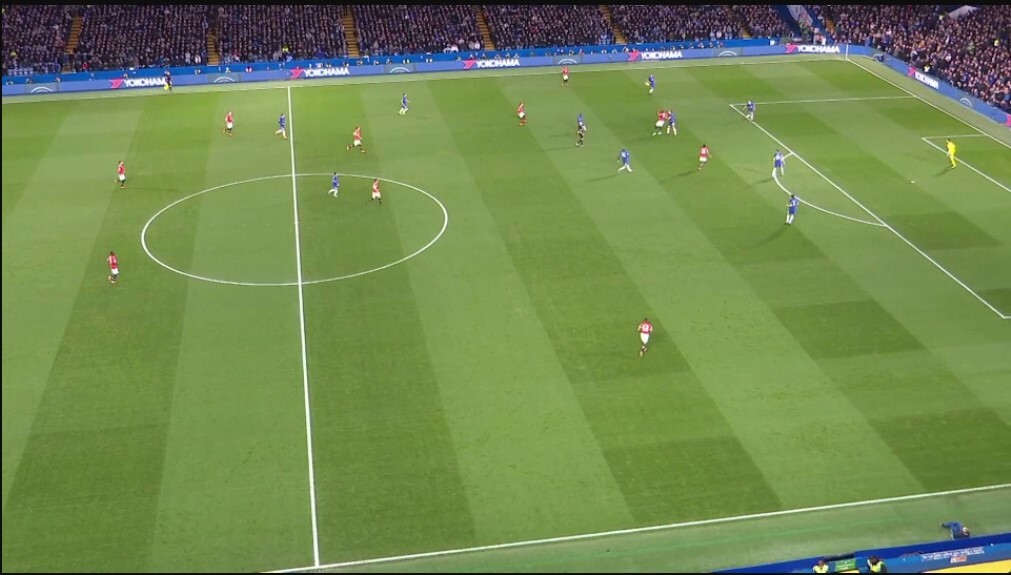
#> input picture test/FA CUP FIELD LINES IV.jpg, 1011 x 575 px, found by its file name
$ python tmp.py
#> lines starting #> are read from the running program, lines starting #| are printed output that depends on the picture; after the words box and inside, x2 and y2 are one past the last pixel; in counts of white or black regions, pixels touching at a corner belong together
# Necessary imports

import matplotlib.pyplot as plt

import numpy as np

import cv2


def show_image(msg, img):
    cv2.imshow(msg, img)
    while 1:
        k = cv2.waitKey(0)
        if k == 27:
            break
    cv2.destroyWindow(msg)


# Draw the lines represented in the hough accumulator on the original image
def drawhoughLinesOnImage(image, houghLines):
    for line in houghLines:
        for rho, theta in line:
            a = np.cos(theta)
            b = np.sin(theta)
            x0 = a * rho
            y0 = b * rho
            x1 = int(x0 + 1000 * (-b))
            y1 = int(y0 + 1000 * (a))
            x2 = int(x0 - 1000 * (-b))
            y2 = int(y0 - 1000 * (a))
            cv2.line(image, (x1, y1), (x2, y2), (0, 255, 0), 2)


# Different weights are added to the image to give a feeling of blending
def blend_images(image, final_image, alpha=0.7, beta=1., gamma=0.):
    return cv2.addWeighted(final_image, alpha, image, beta, gamma)

def extract(img, lower_range, upper_range):
    lower_color = np.array(lower_range)
    upper_color = np.array(upper_range)
    hsv = cv2.cvtColor(img, cv2.COLOR_BGR2HSV)
    mask = cv2.inRange(hsv, lower_color, upper_color)
    res = cv2.bitwise_and(img, img, mask=mask)
    res = cv2.cvtColor(res, cv2.COLOR_HSV2BGR)
    res = cv2.cvtColor(res, cv2.COLOR_BGR2GRAY)
    return res

def houghLines(image):
    gray_image = cv2.cvtColor(image, cv2.COLOR_RGB2GRAY)
    blurredImage = cv2.GaussianBlur(gray_image, (5, 5), 0)
    edgeImage = cv2.Canny(blurredImage, 50, 120)

    grass_field = extract(image, [35, 100, 100], [45, 255, 255])
    edgeImage2 = cv2.Canny(grass_field, 50, 120)
    # Detect points that form a line
    dis_reso = 1  # Distance resolution in pixels of the Hough grid
    theta = np.pi / 180  # Angular resolution in radians of the Hough grid
    threshold = 170  # minimum no of votes
    houghLines = cv2.HoughLines(edgeImage2, dis_reso, theta, threshold)
    houghLinesImage = np.zeros_like(image)  # create and empty image
    drawhoughLinesOnImage(houghLinesImage, houghLines)  # draw the lines on the empty image
    orginalImageWithHoughLines = blend_images(houghLinesImage, image) # add two images together, using image blending
    return edgeImage, orginalImageWithHoughLines


img = cv2.imread("FA CUP FIELD LINES IV.jpg")  # load image in grayscale
#> img is the input picture: shape (575, 1011, 3); mean B, G, R 80.5, 136.8, 113.9
edge_img, img_with_hough_lines = houghLines(img)
#> in houghLines, `gray_image = cv2.cvtColor(image, cv2.COLOR_RGB2GRAY)`:
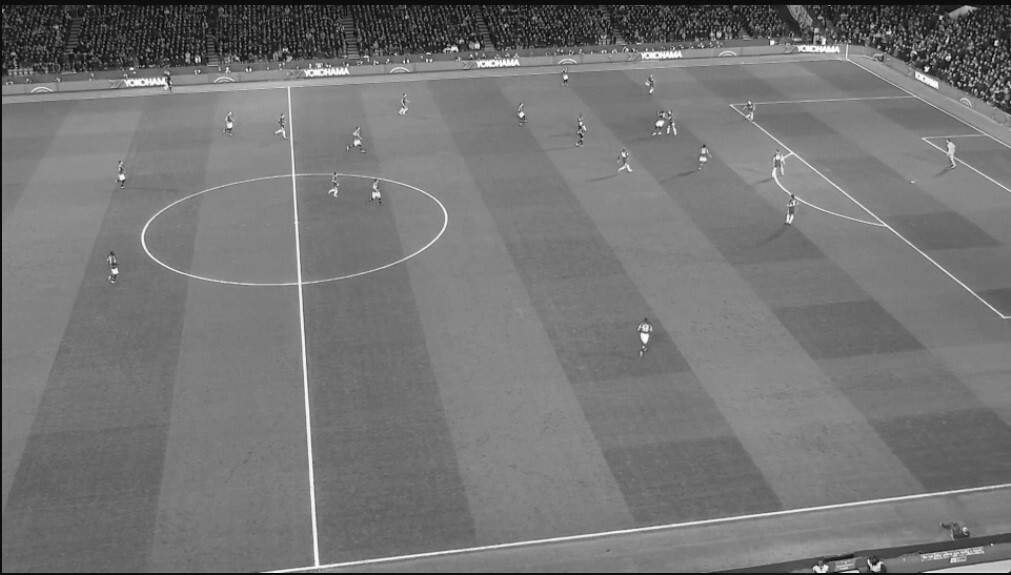
#> gray_image: shape (575, 1011); min 2, max 255, mean 117.4
#> in houghLines, `edgeImage = cv2.Canny(blurredImage, 50, 120)`:
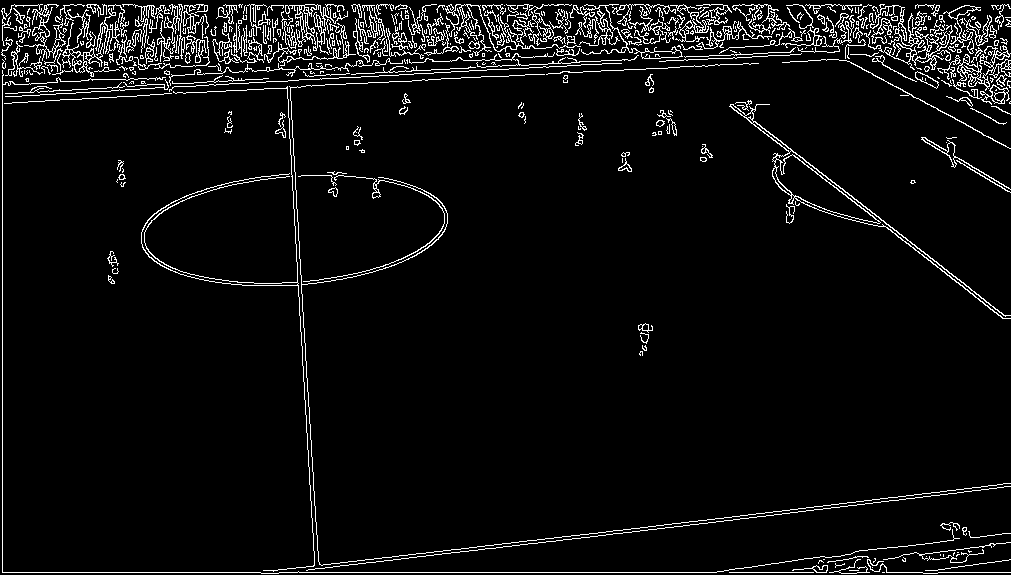
#> edgeImage: shape (575, 1011); 5.2% white in thin lines or dots
#> in extract, `hsv = cv2.cvtColor(img, cv2.COLOR_BGR2HSV)`: hsv: shape (575, 1011, 3); mean H, S, V 54.1, 119.5, 141.4
#> in extract, `mask = cv2.inRange(hsv, lower_color, upper_color)`:
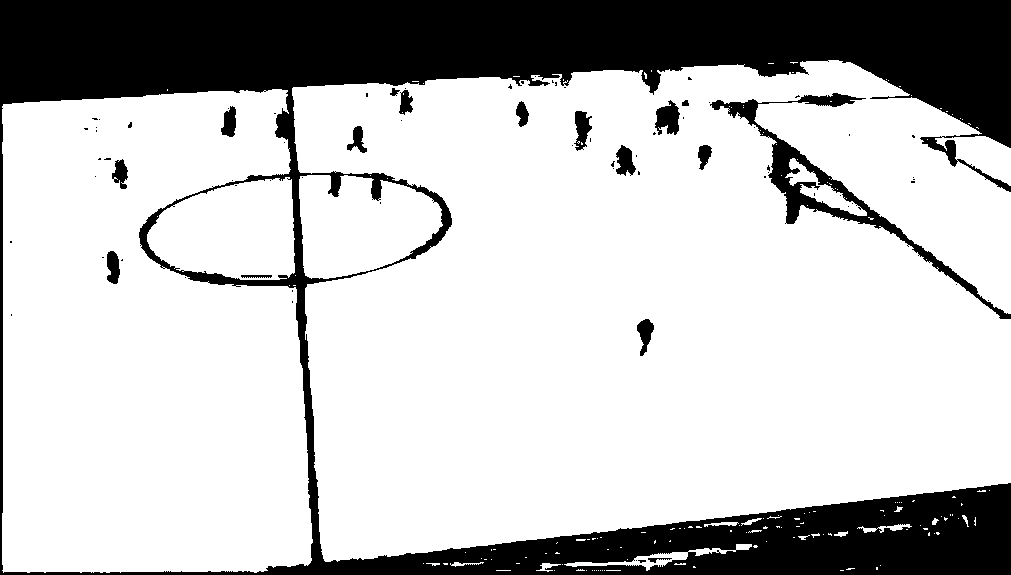
#> mask: shape (575, 1011); 75.7% white; 78 black regions (61 under 20 px), largest, box (x1, y1, x2, y2) and area: (0, 0, 1011, 575) 131498, (710, 93, 1011, 319) 5416, (655, 100, 680, 135) 575
#> in extract, `res = cv2.cvtColor(res, cv2.COLOR_BGR2GRAY)`:
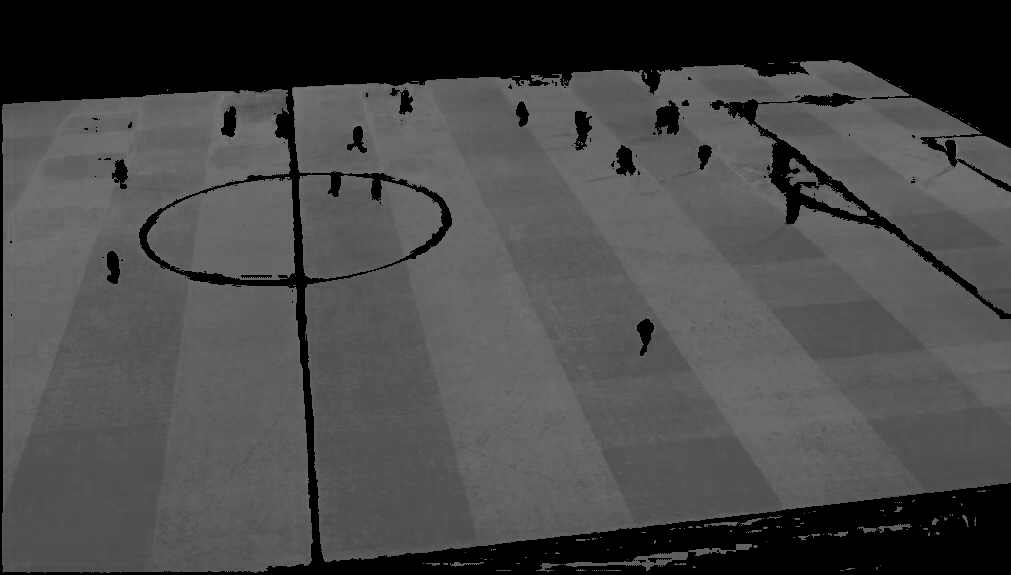
#> res: shape (575, 1011); min 0, max 130, mean 71.4
#> in houghLines, `edgeImage2 = cv2.Canny(grass_field, 50, 120)`:
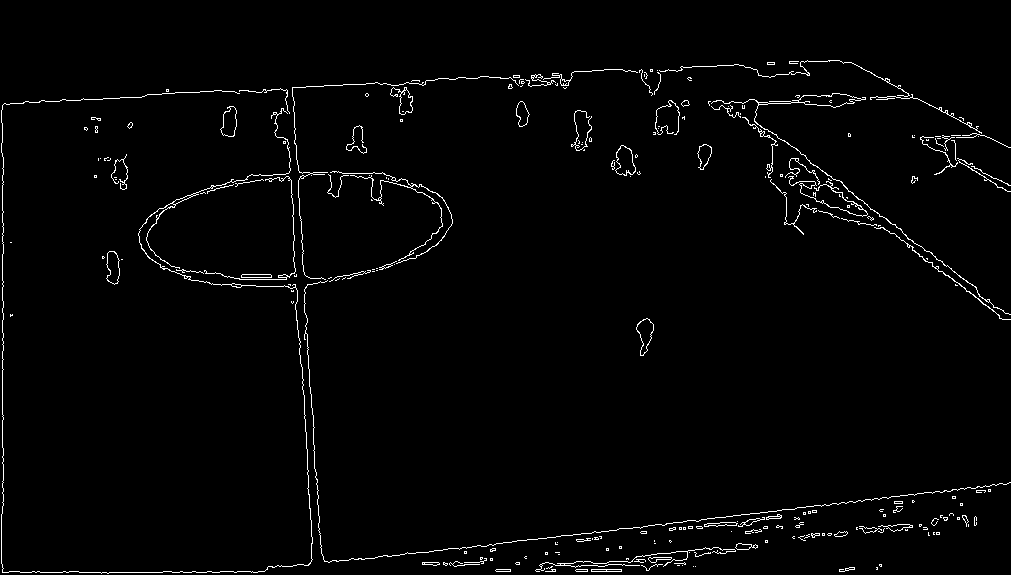
#> edgeImage2: shape (575, 1011); 1.9% white in thin lines or dots, all inside (x1, y1, x2, y2) = (1, 60, 1011, 574)
#> in houghLines, `houghLines = cv2.HoughLines(edgeImage2, dis_reso, theta, threshold)`: houghLines = [[2, 0], [601, 1.45], [103, 1.52], [572, 1.57]]
#> the loop in drawhoughLinesOnImage, `for line in houghLines:` made 4 passes
#> after the loop in drawhoughLinesOnImage, `for line in houghLines:`:
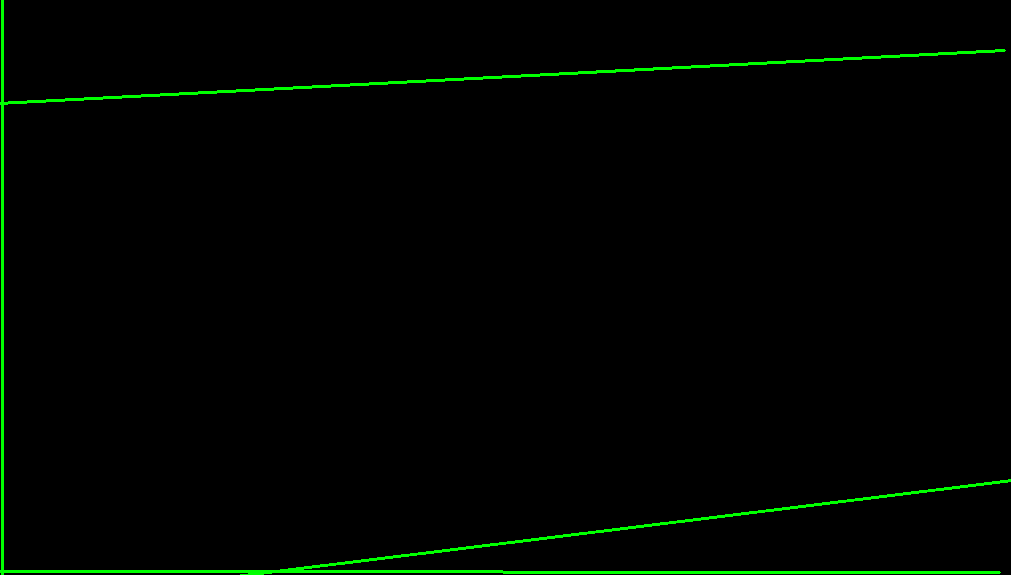
#> image: shape (575, 1011, 3); mean of channels 0, 1, 2 0, 4.4, 0; drawn as B, G, R
#> in blend_images, `return cv2.addWeighted(final_image, alpha, image, beta, gamma)`:
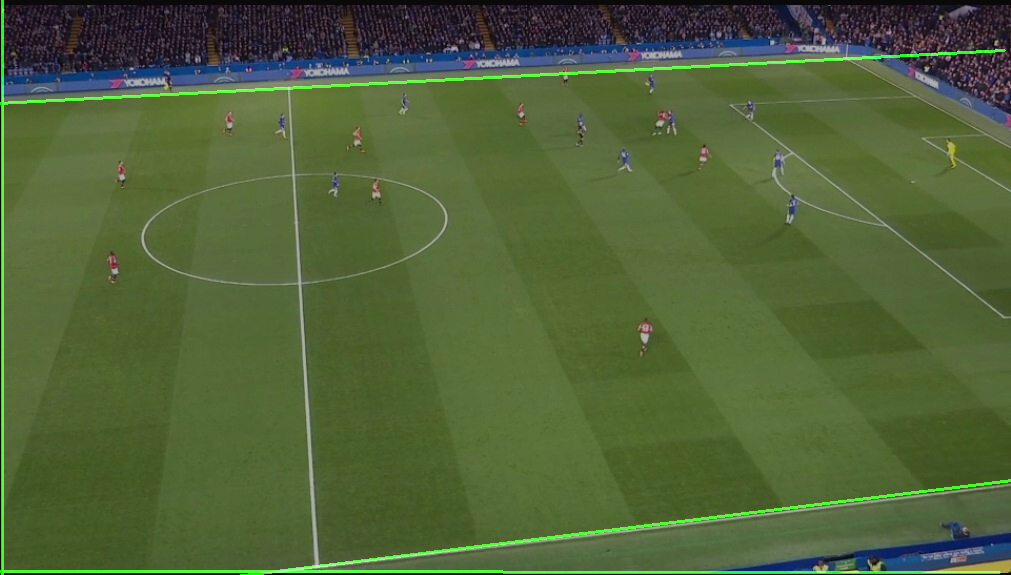
#> returned value: shape (575, 1011, 3); mean of channels 0, 1, 2 56.4, 98.6, 79.7; drawn as B, G, R
# image = draw_poly_box(img)

fig, (ax1, ax2, ax3) = plt.subplots(nrows=1, ncols=3, figsize=(20, 20))
# [10 lines of commented-out code are left out]
